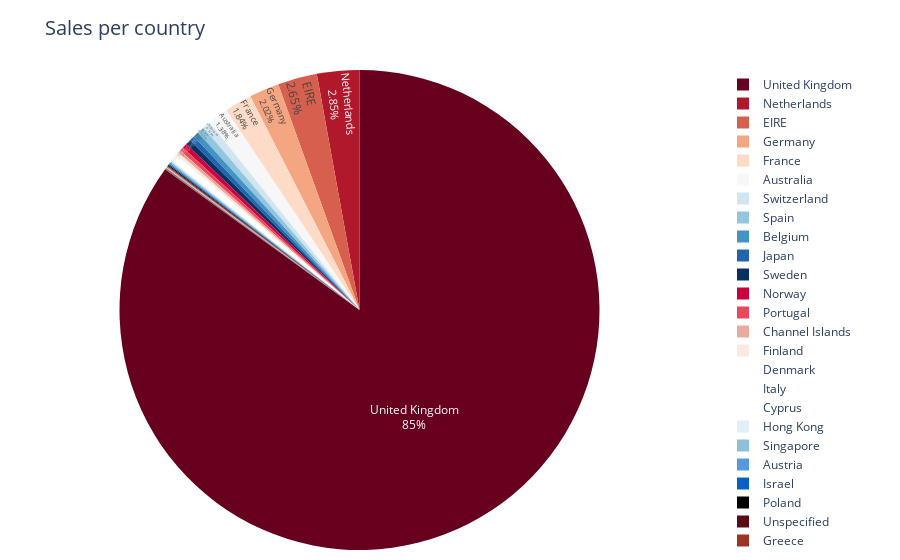

Notebook code for this chart:
### Code cell
fig = px.pie(country_sales,
            values = 'TotalSales',
            names = 'Country',
            title = 'Sales per country',
            color_discrete_sequence=px.colors.sequential.RdBu)

fig.update_traces(textposition="inside",
                 textinfo ="percent+label")

fig.update_layout(
                  margin=dict(l=10, r=50, b=10, t=70, pad=0),
                  titlefont = dict(size = 20)
                 )
fig.show()

### Figure 1 — Plotly figure (JSON) as saved in the notebook; plotly's stock layout.template omitted (floating-point values rounded to 4 significant figures)
{"data": [{"domain": {"x": [0, 1], "y": [0, 1]}, "hovertemplate": "Country=%{label}<br>TotalSales=%{value}<extra></extra>", "labels": ["Australia", "Austria", "Bahrain", "Belgium", "Brazil", "Canada", "Channel Islands", "Cyprus", "Czech Republic", "Denmark", "EIRE", "European Community", "Finland", "France", "Germany", "Greece", "Hong Kong", "Iceland", "Israel", "Italy", "Japan", "Lebanon", "Lithuania", "Malta", "Netherlands", "Norway", "Poland", "Portugal", "RSA", "Saudi Arabia", "Singapore", "Spain", "Sweden", "Switzerland", "USA", "United Arab Emirates", "United Kingdom", "Unspecified"], "legendgroup": "", "name": "", "showlegend": true, "textinfo": "percent+label", "textposition": "inside", "type": "pie", "values": [137000.0, 8698.0, 548.4, 36660.0, 1144.0, 3115.0, 20090.0, 12930.0, 671.7, 18040.0, 263300.0, 1151.0, 18850.0, 182300.0, 200900.0, 4426.0, 9942.0, 4310.0, 7908.0, 15250.0, 35340.0, 1694.0, 1661.0, 1980.0, 283200.0, 32290.0, 6853.0, 26860.0, 1002.0, 131.2, 9120.0, 48920.0, 35210.0, 52510.0, 1731.0, 1865.0, 8439000.0, 4750.0]}], "layout": {"legend": {"tracegroupgap": 0}, "margin": {"b": 10, "l": 10, "pad": 0, "r": 50, "t": 70}, "piecolorway": ["rgb(103,0,31)", "rgb(178,24,43)", "rgb(214,96,77)", "rgb(244,165,130)", "rgb(253,219,199)", "rgb(247,247,247)", "rgb(209,229,240)", "rgb(146,197,222)", "rgb(67,147,195)", "rgb(33,102,172)", "rgb(5,48,97)"], "title": {"font": {"size": 20}, "text": "Sales per country"}}}
